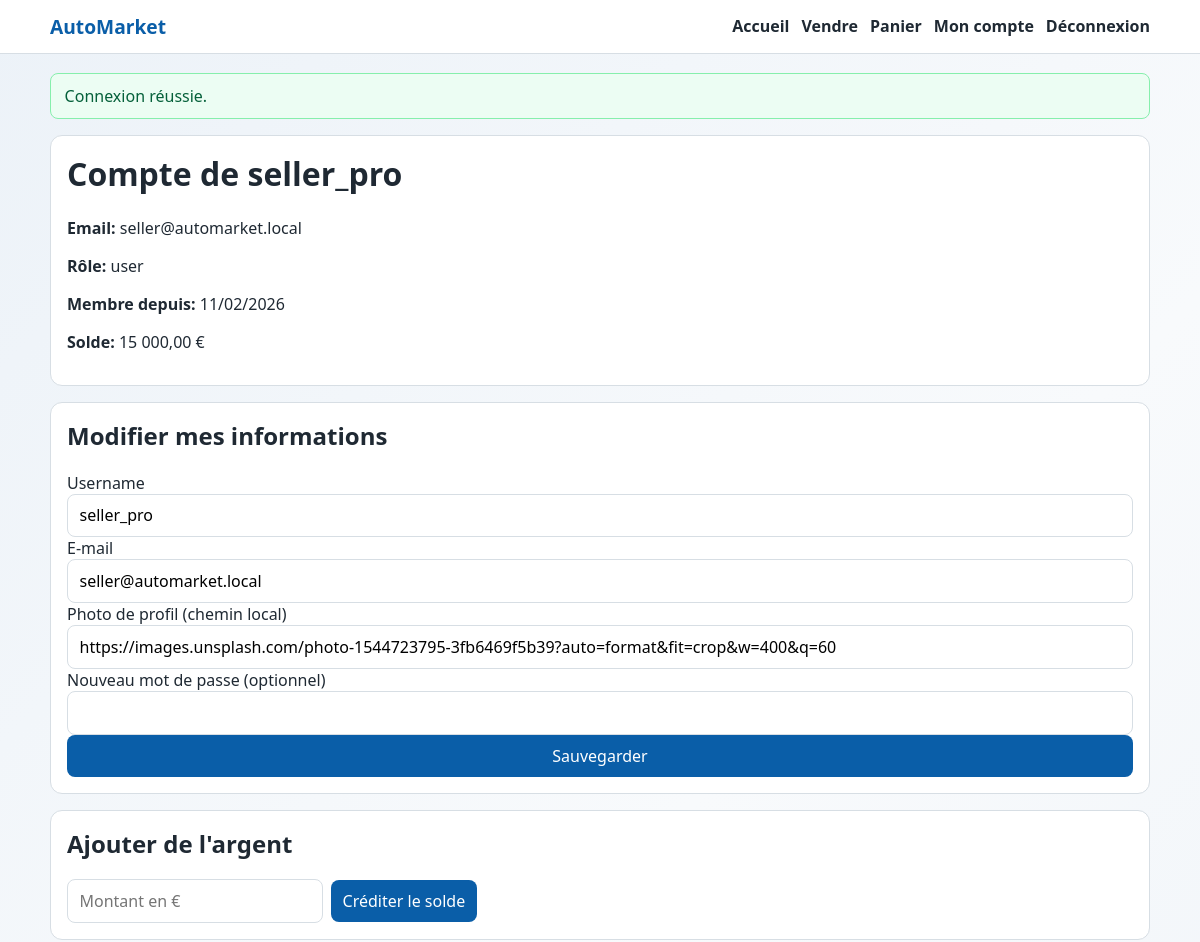
Page /account.php (signed in, upper part) on the earlier database version.
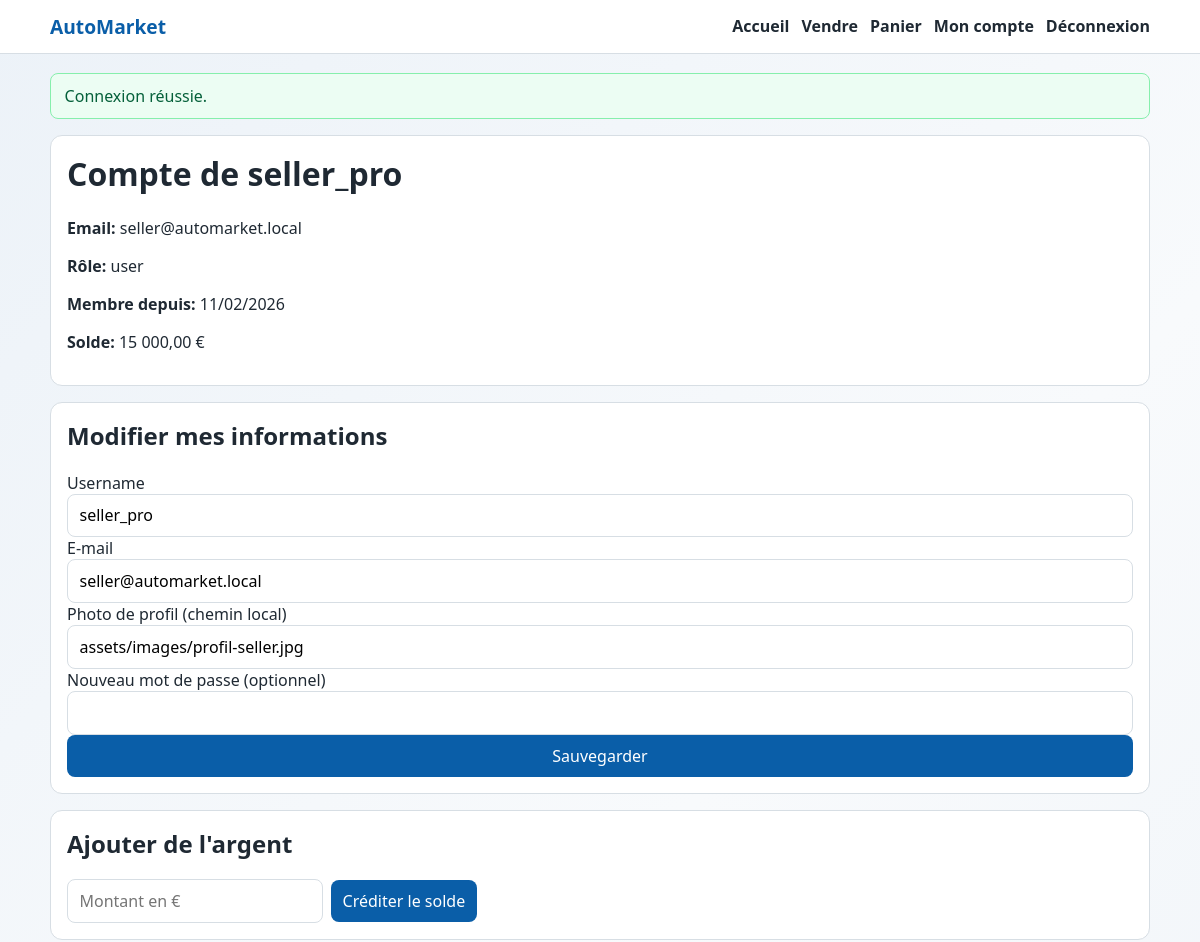
Same page on the later database version.
### tables this page shows
CREATE TABLE users (
    id INT AUTO_INCREMENT PRIMARY KEY,
    username VARCHAR(80) NOT NULL UNIQUE,
    password VARCHAR(255) NOT NULL,
    email VARCHAR(190) NOT NULL UNIQUE,
    balance DECIMAL(15,2) NOT NULL DEFAULT 0,
    profile_photo VARCHAR(255) NULL,
    role ENUM('user', 'admin') NOT NULL DEFAULT 'user',
    created_at DATETIME NOT NULL DEFAULT CURRENT_TIMESTAMP
);

### includes/helpers.php (called while the page is built, shortened)
<?php
function e(mixed $value): string
{
    return htmlspecialchars((string) $value, ENT_QUOTES, 'UTF-8');
}
function url(string $path = ''): string
{
    $base = defined('APP_BASE_PATH') ? rtrim(APP_BASE_PATH, '/') : '';
    $normalized = ltrim($path, '/');
    return ($base === '' ? '' : $base) . '/' . $normalized;
}
function asset_url(string $path): string
{
    $normalized = ltrim($path, '/');
    $publicUrl = url($normalized);
    $filePath = __DIR__ . '/../' . $normalized;
    $version = (string) filemtime($filePath);
    $separator = str_contains($publicUrl, '?') ? '&' : '?';
    return $publicUrl . $separator . 'v=' . $version;
}
function current_user(bool $refresh = false): ?array
{
    static $loaded = false;
    static $user = null;
    if ($loaded) {
        return $user;
    }
    $loaded = true;
    $stmt = db()->prepare('SELECT * FROM users WHERE id = :id LIMIT 1');
    $stmt->execute(['id' => (int) $_SESSION['user_id']]);
    $result = $stmt->fetch();
    $user = $result;
    return $user;
}
function is_logged_in(): bool
{
    return current_user() !== null;
}
function require_login(): void
{
    if (!is_logged_in()) {
        set_flash('error', 'Connectez-vous pour accéder à cette page.');
        redirect('login.php');
    }
}
function consume_flashes(): array
{
    $messages = $_SESSION['flashes'] ?? [];
    return $messages;
}
function format_price(float|string $amount): string
{
    return number_format((float) $amount, 2, ',', ' ') . ' €';
}

### db.php (called while the page is built, shortened)
<?php
$host = getenv('DB_HOST') ?: '127.0.0.1';
$dbName = getenv('DB_NAME') ?: 'php_exam_db';
$user = getenv('DB_USER') ?: 'root';
$pass = getenv('DB_PASS') ?: 'root';
$dsn = "mysql:host={$host};dbname={$dbName};charset=utf8mb4";
try {
    $pdo = new PDO($dsn, $user, $pass, [
        PDO::ATTR_ERRMODE => PDO::ERRMODE_EXCEPTION,
        PDO::ATTR_DEFAULT_FETCH_MODE => PDO::FETCH_ASSOC,
        PDO::ATTR_EMULATE_PREPARES => false,
    ]);
} catch (PDOException $e) {
    die('Erreur de connexion à la base de données: ' . $e->getMessage());
}
function db(): PDO
{
    global $pdo;
    return $pdo;
}

### account.php (the view, shortened to what this page needs)
<?php
require_login();
$self = current_user();
$targetUserId = isset($_GET['user_id']) ? (int) $_GET['user_id'] : (int) $self['id'];
$targetStmt = db()->prepare('SELECT id, username, email, balance, profile_photo, role, created_at FROM users WHERE id = :id LIMIT 1');
$targetStmt->execute(['id' => $targetUserId]);
$target = $targetStmt->fetch();
$isSelf = (int) $target['id'] === (int) $self['id'];
render_header('Compte');
?>
<div class="card">
    <h1>Compte de <?= e($target['username']) ?></h1>
    <p><strong>Email:</strong> <?= e($target['email']) ?></p>
    <p><strong>Rôle:</strong> <?= e($target['role']) ?></p>
    <p><strong>Membre depuis:</strong> <?= e(date('d/m/Y', strtotime($target['created_at']))) ?></p>
    <?php if ($isSelf): ?>
        <p><strong>Solde:</strong> <?= e(format_price((float) $target['balance'])) ?></p>
    <?php endif; ?>
</div>
<?php if ($isSelf): ?>
    <div class="form-card">
        <h2>Modifier mes informations</h2>
        <form method="post">
            <label for="username">Username</label>
            <input id="username" name="username" required value="<?= e($self['username']) ?>">
            <label for="email">E-mail</label>
            <input id="email" type="email" name="email" required value="<?= e($self['email']) ?>">
            <label for="profile_photo">Photo de profil (chemin local)</label>
            <input id="profile_photo" type="text" name="profile_photo" value="<?= e((string) ($self['profile_photo'] ?? '')) ?>" placeholder="assets/images/profil.jpg">
            <label for="new_password">Nouveau mot de passe (optionnel)</label>
            <input id="new_password" type="password" name="new_password">
            <button type="submit" name="update_profile" value="1">Sauvegarder</button>
        </form>
    </div>
    <div class="form-card">
        <h2>Ajouter de l'argent</h2>
        <form method="post" class="inline-form">
            <input type="number" min="0.01" step="0.01" name="amount" required placeholder="Montant en €">
            <button type="submit" name="add_balance" value="1">Créditer le solde</button>
        </form>
    </div>
<?php endif; ?>
<?php render_footer(); ?>

### includes/layout.php (shortened to what this page needs)
<?php
function render_header(string $title): void
{
    $user = current_user();
    $flashes = consume_flashes();
    ?>
    <!DOCTYPE html>
    <html lang="fr">
    <head>
        <link rel="stylesheet" href="<?= e(asset_url('assets/style.css')) ?>">
    </head>
    <body>
        <header class="site-header">
            <div class="container nav-wrap">
                <a class="logo" href="<?= e(url('index.php')) ?>">AutoMarket</a>
                <nav class="main-nav">
                    <a href="<?= e(url('index.php')) ?>">Accueil</a>
                    <?php if ($user): ?>
                        <a href="<?= e(url('sell.php')) ?>">Vendre</a>
                        <a href="<?= e(url('cart/')) ?>">Panier</a>
                        <a href="<?= e(url('account.php')) ?>">Mon compte</a>
                        <a href="<?= e(url('logout.php')) ?>">Déconnexion</a>
                    <?php else: ?>
                        <a href="<?= e(url('login.php')) ?>">Connexion</a>
                        <a href="<?= e(url('register.php')) ?>">Inscription</a>
                    <?php endif; ?>
                </nav>
            </div>
        </header>
        <main class="container">
            <?php foreach ($flashes as $flash): ?>
                <div class="flash flash-<?= e($flash['type']) ?>"><?= e($flash['message']) ?></div>
            <?php endforeach; ?>
    <?php
}
function render_footer(): void
{
    ?>
        </main>
    </body>
    </html>
    <?php
}

### assets/style.css (style rules this page uses)
:root { --bg: #f4f6f8; --surface: #ffffff; --text: #1f2933; --muted: #5a6b7b; --primary: #0a5ea8; --primary-strong: #074982; --danger: #b42318; --success: #067647; --warning: #b54708; --border: #d7dee4; }
* { box-sizing: border-box; }
body { margin: 0; font-family: "Segoe UI", Tahoma, Geneva, Verdana, sans-serif; background: linear-gradient(135deg, #ecf2f8 0%, #f8fafc 50%, #eef3f8 100%); color: var(--text); }
.container { width: min(1100px, 94%); margin: 0 auto; }
.site-header { background: var(--surface); border-bottom: 1px solid var(--border); position: sticky; top: 0; z-index: 10; }
.nav-wrap { display: flex; justify-content: space-between; align-items: center; gap: 1rem; padding: 0.8rem 0; }
.logo { color: var(--primary); font-weight: 700; text-decoration: none; font-size: 1.2rem; }
.main-nav { display: flex; flex-wrap: wrap; gap: 0.75rem; }
.main-nav a { text-decoration: none; color: var(--text); font-weight: 600; }
main.container { min-height: calc(100vh - 130px); padding: 1.2rem 0 2rem; }
h1, h2, h3 { margin-top: 0; }
.card, .form-card, .table-card { background: var(--surface); border: 1px solid var(--border); border-radius: 12px; padding: 1rem; margin-bottom: 1rem; }
input, textarea, select, button { width: 100%; border: 1px solid var(--border); border-radius: 8px; padding: 0.62rem 0.72rem; font: inherit; }
button, .btn { background: var(--primary); color: #fff; border: none; cursor: pointer; text-decoration: none; display: inline-block; text-align: center; }
.inline-form { display: flex; gap: 0.5rem; align-items: center; }
.inline-form input, .inline-form button, .inline-form select { width: auto; }
.flash { padding: 0.7rem 0.85rem; border-radius: 8px; margin-bottom: 1rem; border: 1px solid transparent; }
.flash-success { background: #ecfdf3; border-color: #86efac; color: #05603a; }

Differences in the rows shown:
changed users "seller_pro": profile_photo "https://images.unsplash.com/photo-1544723795-3fb6469f5b39?auto=format&fit=crop&w=400&q=60" → "assets/images/profil-seller.jpg"
